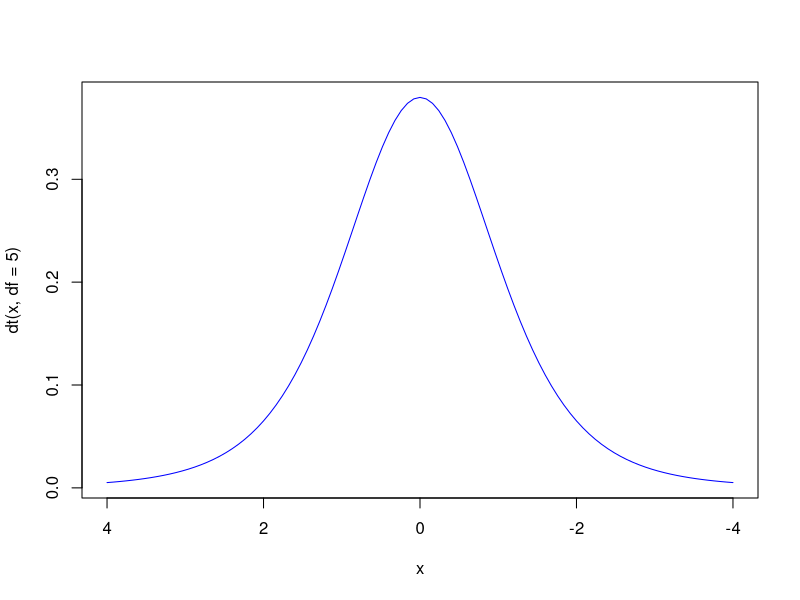
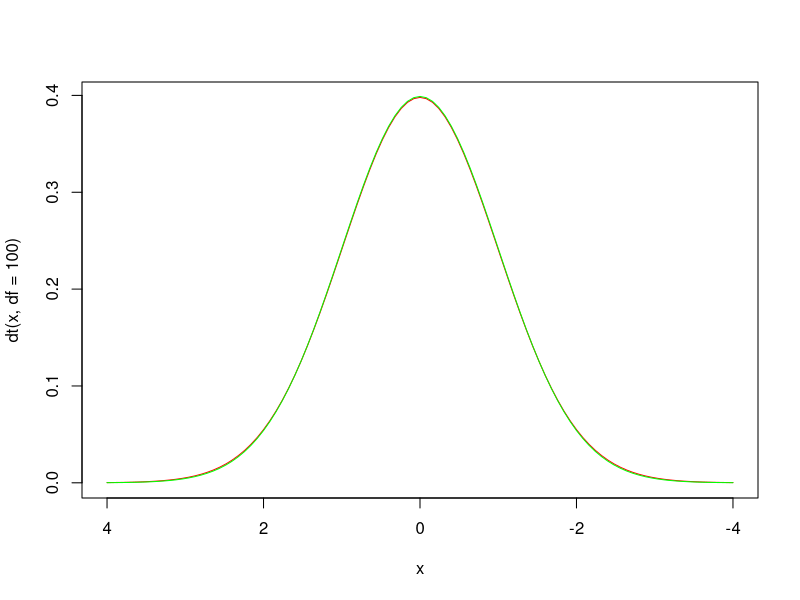
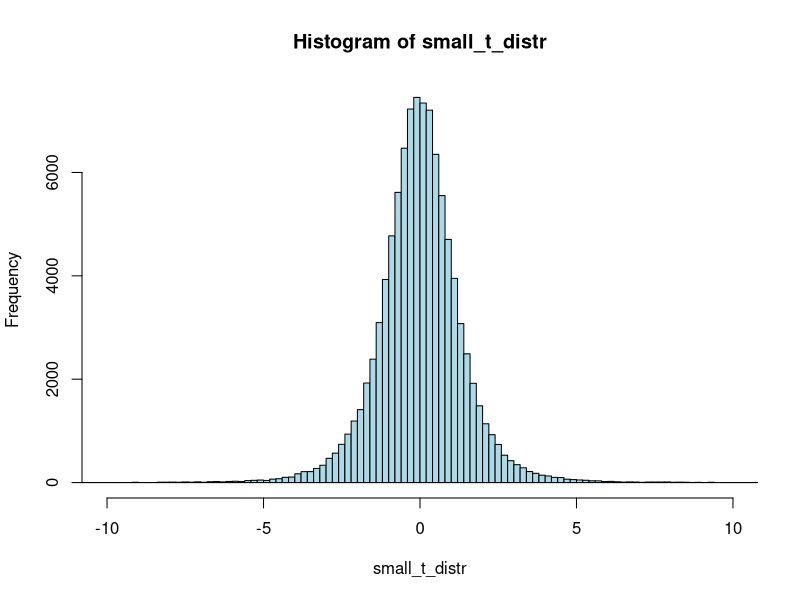
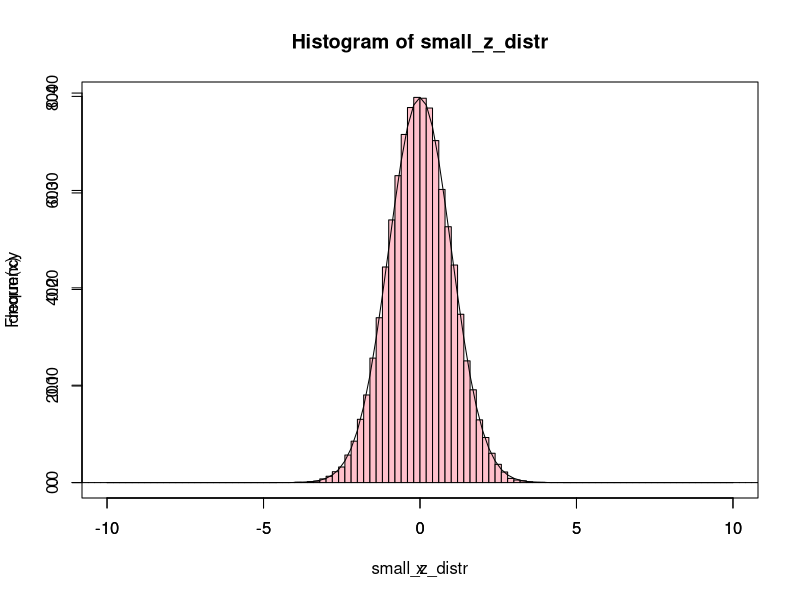
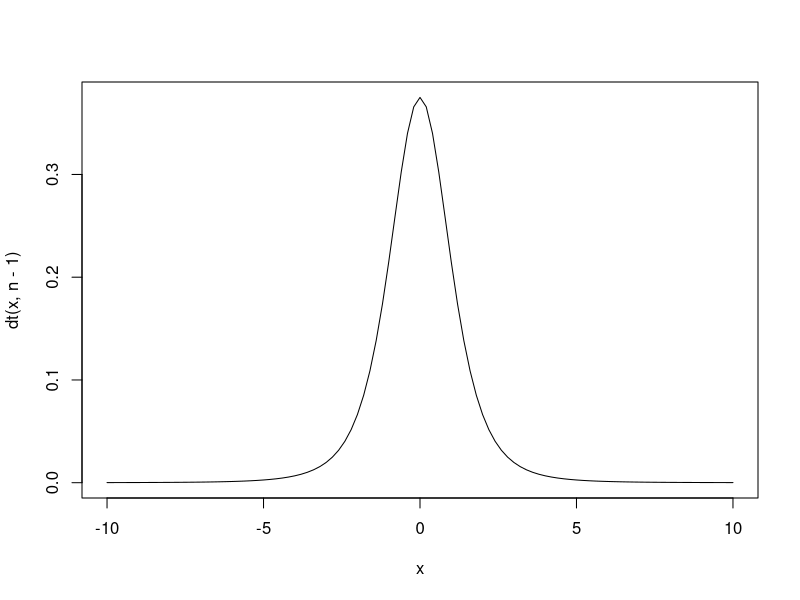
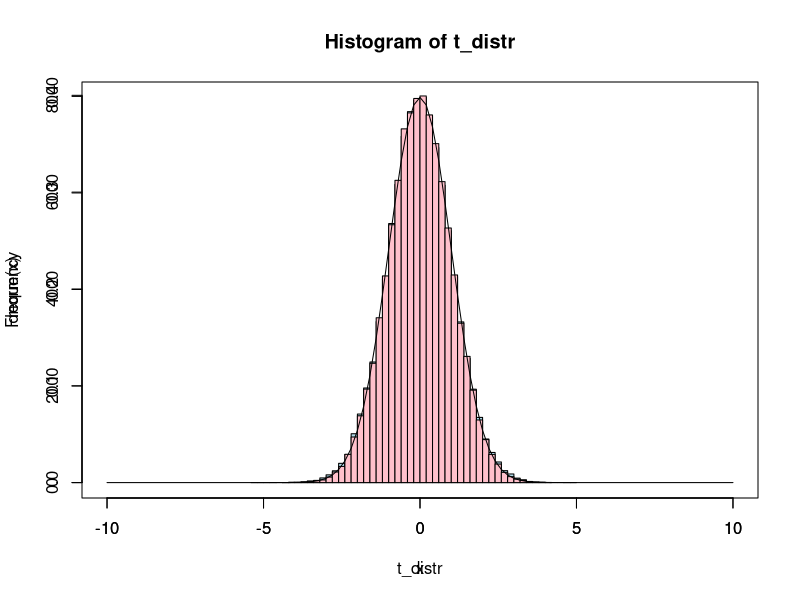
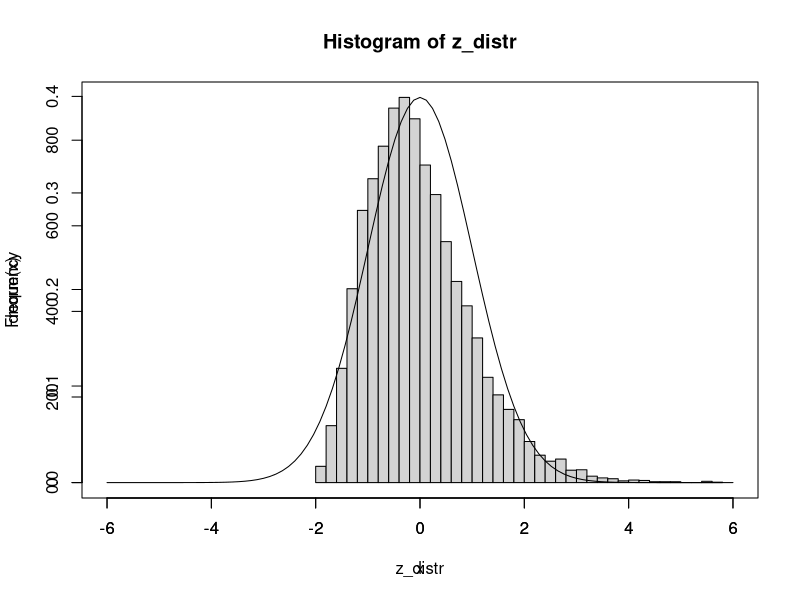
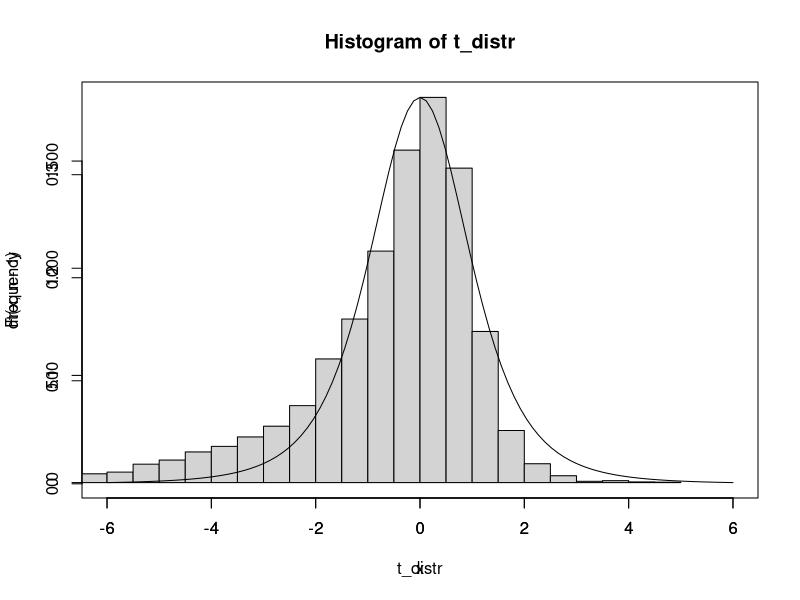

Recreate these plots in R, in order.
# Plotting t-distributions and standard normal curve
# Investigate CLT n < 30 if underlying distribution is not normal
curve(dt(x, df=5), xlim=c(4,-4), col="blue")
curve(dt(x, df=100), xlim=c(4,-4), col="red")
curve(dnorm(x, mean=0, sd=1), xlim=c(-4,4), col="green", add=T)

t_stat <- function (vector, mu) {
  t_statistic <- (mean(vector) - mu) / (sd(vector)/sqrt(length(vector)))
  if (is.infinite(t_statistic)) {
    return (NaN)
  } else {
    return (t_statistic)
  }
}

z_stat <- function (vector, mu, sd) {
  z_statistic <- (mean(vector) - mu) / (sd/sqrt(length(vector)))
  return (z_statistic)
}

# Sample s.d. is a biased estimator, except when n is large
n <- 10
x <-replicate(100000, rnorm(n,0,3))
s <- apply(x,2,sd)
mean(s)

# Simulation of z-test and t-test
n <- 5
x_small <-replicate(100000, rnorm(n,0,3))
small_t_distr <- apply(x_small,2,t_stat,0)
small_z_distr <- apply(x_small,2,z_stat,0,3)
range(small_z_distr)

hist(small_t_distr, breaks=seq(-30,30,0.2), xlim=c(-10,10), col="lightblue")
hist(small_z_distr, breaks=seq(-30,30,0.2), xlim=c(-10,10), col="pink")
par(new=T)
curve(dnorm, xlim=c(-10,10))
curve(dt(x,n-1), xlim=c(-10,10))

n <- 50
x <-replicate(100000, rnorm(n,0,3))
t_distr <- apply(x,2,t_stat,0)
z_distr <- apply(x,2,z_stat,0,3)

hist(t_distr, breaks=60, xlim=c(-10,10), col="lightblue")
hist(z_distr, breaks=60, xlim=c(-10,10), col="pink", add=T)
par(new=T)
curve(dnorm, xlim=c(-10,10))

# Z-test on exponential distribution
# Assumption of normality required for small n only!!!
# For large n, distribution need not be normal
n <- 5
lambda <- 3
x_exp <-replicate(10000, rexp(n, rate=lambda))

z_distr <- apply(x_exp, 2, z_stat, 1/lambda, sqrt(1/lambda^2))
hist(z_distr, breaks=50, xlim=c(-6,6))
par(new=T)
curve(dnorm, xlim=c(-6,6))

# T-test on exponential distribution
# Assumption of normality more strict!!!
t_distr <- apply(x_exp, 2, t_stat, 1/lambda)
hist(t_distr, breaks=100, xlim=c(-6,6))
par(new=T)
curve(dt(x,n-1), xlim=c(-6,6))

# CLT: Investigation of sampling distribution
n <- 3
lambda <- 3
# Exponential distribution with variance = 1/rate^2
# Investigate CLT Var(x_bar) = var(pop)/n
# True even for exponential!
x_exp <-replicate(10000, rexp(n, rate=lambda))
sample_mean <- apply(x_exp, 2, mean)
hist(sample_mean, breaks=30)
mean(sample_mean)
var(sample_mean)
clt_var <- 1/lambda/n

# CLT: Investigation of sampling distribution
# Investigating sampling distribution when underlying distribution is normal and n is small
# Sampling distribution still normal for small n
n <- 5
x_norm <-replicate(10000, rnorm(n))
sample_mean <- apply(x_norm, 2, mean)

hist(sample_mean, breaks=100, xlim=c(-2,2))
par(new=T)
curve(dnorm(x, 0, sqrt(1/n)), xlim=c(-2,2))

mean(sample_mean)
var(sample_mean)
1/n
